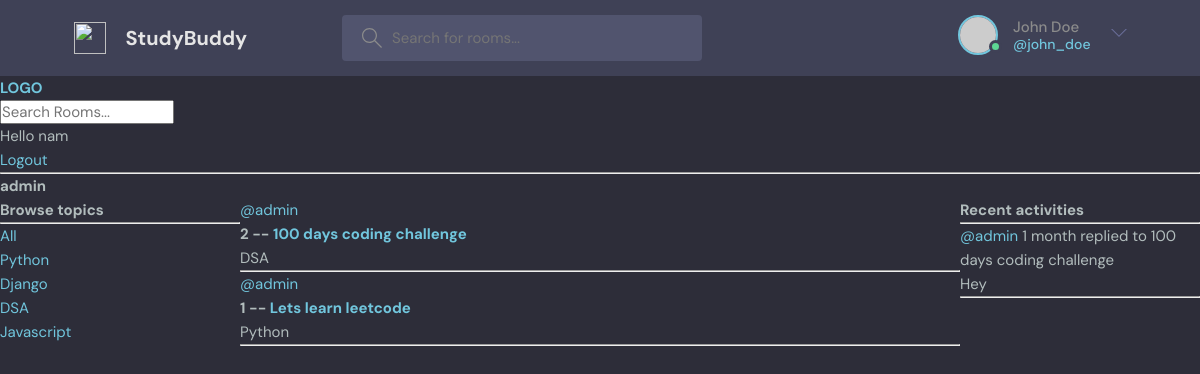
The page /profile/1/ (signed in) on the database its author committed.
### base/models.py (models this page shows, shortened)
class Topic(models.Model):
    name = models.CharField(max_length= 200)

class Room(models.Model):
    host = models.ForeignKey(User, on_delete=models.SET_NULL, null = True)
    topic = models.ForeignKey(Topic, on_delete=models.SET_NULL, null = True)
    name = models.CharField(max_length=200)
    description = models.TextField(null = True, blank = True)
    participants = models.ManyToManyField(User, related_name="participants", blank = True)
    updated = models.DateTimeField(auto_now=True)
    created = models.DateTimeField(auto_now_add=True)
    class Meta:
        ordering = ['-updated', '-created']
    def __str__(self):
        return self.name

class Message(models.Model):
    user = models.ForeignKey(User, on_delete=models.CASCADE)
    room = models.ForeignKey(Room, on_delete=models.CASCADE)
    body = models.TextField(null = True)
    updated = models.DateTimeField(auto_now=True)
    created = models.DateTimeField(auto_now_add=True)
    class Meta:
        ordering = ['-updated', '-created']
    def __str__(self):
        return self.body[0:50]

### base/views.py (the view)
# urls.py: path('profile/<str:pk>/', views.userProfile, name="user-profile"),
@login_required(login_url='login')
def userProfile(request,pk):
    user = get_object_or_404(User, id=pk)  # This will return a 404 if the user doesn't exist
    rooms = user.room_set.all()
    room_messages = user.message_set.all()
    topics = Topic.objects.all()
    context = {'user':user, 'rooms': rooms, 'room_messages': room_messages, 'topics': topics
    }
    return render(request, 'base/profile.html', context)

### base/templates/base/profile.html (shortened to what this page needs)
{%extends 'main.html'%}
{% block content %}
    <h1>{{user.username}}</h1>
<div class = "profile-container">
    <div>
        {% include 'base/topics_component.html'%}
    </div>
    <div>
        {% include 'base/feed_component.html'%}
    </div>
    <div>
        {% include 'base/activity_component.html'%}
    </div>
</div>
{% endblock %}

### templates/navbar.html
<a href = '/'>
    <h1>LOGO</h1>
</a>
<form method = "GET" action = "{% url 'home' %}">
    <input type = "text" name = "q" placeholder="Search Rooms...">
</form>
{% if request.user.is_authenticated %}
<p>Hello {{request.user}}</p>
<a href = "{% url 'logout' %}"> Logout </a>
{% else %}
<a href = "{% url 'login' %}">Log in</a>
{% endif %}
<hr>

### base/templates/base/topics_component.html
<h3>Browse topics</h3>
<hr>
<div>
    <a href = "{% url 'home' %}">All</a>
</div>
{% for topic in topics %}
<div>
    <a href = "{% url 'home' %}?q={{topic.name}}">{{topic.name}}</a>
</div>
{% endfor %}

### base/templates/base/feed_component.html (shortened to what this page needs)
<div>
    {% for room in rooms %}
        <div>
            {% if room.host and room.host.id %}
                <a href="{% url 'user-profile' room.host.id %}">@{{ room.host.username }}</a>
            {% else %}
                <span>Host không hợp lệ</span>
            {% endif %}
            <h5>{{ room.id }} -- <a href="{% url 'room' room.id %}">{{ room.name }}</a></h5>
            <small>{{ room.topic.name }}</small>
            <hr>
        </div>
    {% endfor %}
</div>

### base/templates/base/activity_component.html (shortened to what this page needs)
<h3>Recent activities</h3>
<hr>
{% for message in room_messages %}
    <div>
        <small><a href = "{% url 'user-profile' message.user.id %}">@{{message.user}}</a> {{message.created| timesince}}</small>
        <small>replied to {{message.room}}</small>
        <p>{{message}}</p>
        <hr>
    </div>
{%endfor%}

### static/styles/style.css (style rules this page uses)
:root { --color-main: #71c6dd; --color-main-light: #e1f6fb; --color-dark: #3f4156; --color-dark-medium: #51546e; --color-dark-light: #696d97; --color-light: #e5e5e5; --color-gray: #8b8b8b; --color-light-gray: #b2bdbd; --color-bg: #2d2d39; --color-success: #5dd693; --color-error: #fc4b0b; }
* { font-family: "DM Sans", -apple-system, BlinkMacSystemFont, "Segoe UI", Roboto, Oxygen, Ubuntu, Cantarell, "Open Sans", "Helvetica Neue", sans-serif; margin: 0; padding: 0; box-sizing: border-box; text-rendering: optimizeLegibility; font-size: inherit; }
html { font-size: 56.25%; }
@media only screen and (min-width: 1200px) { html { font-size: 62.5%; } }
body { line-height: 1.6; font-weight: 400; font-size: 1.5rem; color: var(--color-light-gray); background-color: var(--color-bg); min-height: 100vh; }
a { display: inline-block; color: var(--color-main); text-decoration: none; }

### base/templates/base/profile.html (style rules this page uses)
.profile-container { display: grid; grid-template-columns: 1fr 3fr 1fr; }

### rows shown on the page
Topic: name "Python"
Topic: name "Django"
Topic: name "DSA"
Topic: name "Javascript"
Room: host.username "admin", id "2", name "100 days coding challenge", topic.name "DSA"
Room: host.username "admin", id "1", name "Lets learn leetcode", topic.name "Python"
Message: user "admin", created "1 month", room "100 days coding challenge", body "Hey"

### other values the page prints
{{ request.user }} "nam"
{{ user.username }} "admin"
